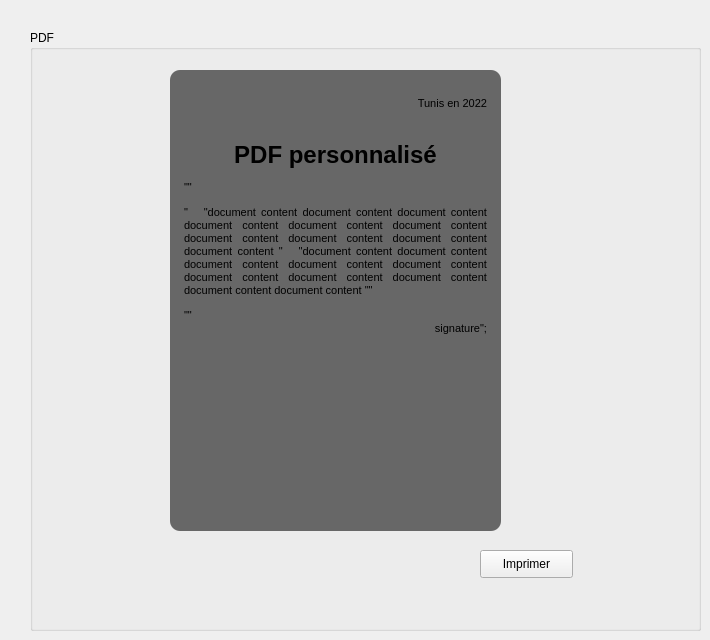
    <widget class="QWidget" name="tab_3">
     <attribute name="title">
      <string>PDF</string>
     </attribute>
     <widget class="QGroupBox" name="groupBox_3">
      <property name="geometry">
       <rect>
        <x>30</x>
        <y>30</y>
        <width>671</width>
        <height>601</height>
       </rect>
      </property>
      <property name="title">
       <string>PDF</string>
      </property>
      <widget class="QTextEdit" name="textEdit">
       <property name="geometry">
        <rect>
         <x>140</x>
         <y>40</y>
         <width>331</width>
         <height>461</height>
        </rect>
       </property>
       <property name="styleSheet">
        <string notr="true">background-color: rgb(103, 103, 103);
border-color: rgb(255, 255, 255);
 padding:10px;
   /* border-style: solid;
  /*  border: 1px solid #1e1e1e;*/
    border-radius: 10;</string>
       </property>
       <property name="html">
        <string>&lt;!DOCTYPE HTML PUBLIC &quot;-//W3C//DTD HTML 4.0//EN&quot; &quot;http://www.w3.org/TR/REC-html40/strict.dtd&quot;&gt;
&lt;html&gt;&lt;head&gt;&lt;meta name=&quot;qrichtext&quot; content=&quot;1&quot; /&gt;&lt;style type=&quot;text/css&quot;&gt;
p, li { white-space: pre-wrap; }
&lt;/style&gt;&lt;/head&gt;&lt;body style=&quot; font-family:'MS Shell Dlg 2'; font-size:7.8pt; font-weight:400; font-style:normal;&quot;&gt;
&lt;p style=&quot;-qt-paragraph-type:empty; margin-top:0px; margin-bottom:0px; margin-left:0px; margin-right:0px; -qt-block-indent:0; text-indent:0px; font-family:'MS Shell Dlg 2';&quot;&gt;&lt;br /&gt;&lt;/p&gt;
&lt;p align=&quot;right&quot; style=&quot; margin-top:0px; margin-bottom:0px; margin-left:0px; margin-right:0px; -qt-block-indent:0; text-indent:0px;&quot;&gt;&lt;span style=&quot; font-family:'MS Shell Dlg 2'; font-size:8pt;&quot;&gt;Tunis en 2022&lt;/span&gt;&lt;/p&gt;
&lt;p style=&quot;-qt-paragraph-type:empty; margin-top:0px; margin-bottom:0px; margin-left:0px; margin-right:0px; -qt-block-indent:0; text-indent:0px; font-family:'MS Shell Dlg 2';&quot;&gt;&lt;br /&gt;&lt;/p&gt;
&lt;h1 align=&quot;center&quot; style=&quot; margin-top:18px; margin-bottom:12px; margin-left:0px; margin-right:0px; -qt-block-indent:0; text-indent:0px;&quot;&gt;&lt;span style=&quot; font-family:'MS Shell Dlg 2'; font-size:8pt; font-weight:600;&quot;&gt;PDF personnalisé&lt;/span&gt;&lt;/h1&gt;
&lt;p style=&quot; margin-top:0px; margin-bottom:0px; margin-left:0px; margin-right:0px; -qt-block-indent:0; text-indent:0px;&quot;&gt;&lt;span style=&quot; font-family:'MS Shell Dlg 2'; font-size:8pt;&quot;&gt;&amp;quot;&amp;quot;&lt;/span&gt;&lt;/p&gt;
&lt;p align=&quot;justify&quot; style=&quot; margin-top:12px; margin-bottom:12px; margin-left:0px; margin-right:0px; -qt-block-indent:0; text-indent:0px;&quot;&gt;&lt;span style=&quot; font-family:'MS Shell Dlg 2'; font-size:8pt;&quot;&gt;&amp;quot;   &amp;quot;document content document content document content document content document content document content document content document content document content document content &amp;quot;   &amp;quot;document content document content document content document content document content document content document content document content document content document content &amp;quot;&amp;quot;&lt;/span&gt;&lt;/p&gt;
&lt;p style=&quot; margin-top:0px; margin-bottom:0px; margin-left:0px; margin-right:0px; -qt-block-indent:0; text-indent:0px;&quot;&gt;&lt;span style=&quot; font-family:'MS Shell Dlg 2'; font-size:8pt;&quot;&gt;&amp;quot;&amp;quot;&lt;/span&gt;&lt;/p&gt;
&lt;p align=&quot;right&quot; style=&quot; margin-top:0px; margin-bottom:0px; margin-left:0px; margin-right:0px; -qt-block-indent:0; text-indent:0px;&quot;&gt;&lt;span style=&quot; font-family:'MS Shell Dlg 2'; font-size:8pt;&quot;&gt;signature&amp;quot;;&lt;/span&gt;&lt;/p&gt;&lt;/body&gt;&lt;/html&gt;</string>
       </property>
      </widget>
      <widget class="QPushButton" name="imprimer">
       <property name="geometry">
        <rect>
         <x>450</x>
         <y>520</y>
         <width>93</width>
         <height>28</height>
        </rect>
       </property>
       <property name="text">
        <string>Imprimer</string>
       </property>
      </widget>
     </widget>
    </widget>
